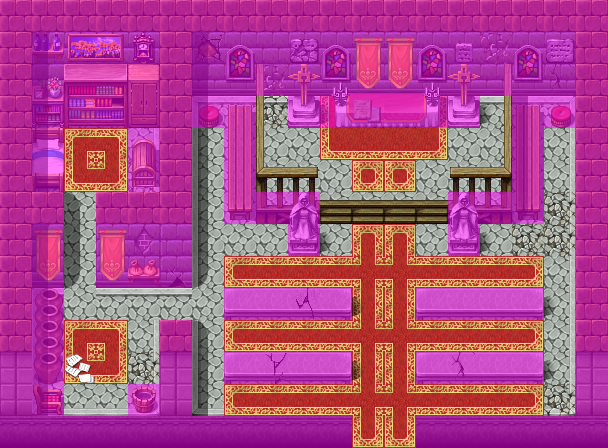

A 2D game scene composited from a Tiled map and its tileset images. What follows is a short description and the map's XML, with each tile layer's data collapsed to a summary:
An orthogonal 19x14 tile map with 32x32 px tiles, 4 tile layers (Ground, Objects, Above, Walkable), 25 tilesets and 5 objects (4x spawn, mapchange).

<map version="1.0" orientation="orthogonal" width="19" height="14" tilewidth="32" tileheight="32">
    <tileset firstgid="1" name="map_44" tilewidth="32" tileheight="32">
        <image source="../drawable/map_44.png" />
    </tileset>
    <tileset firstgid="65" name="map_43" tilewidth="32" tileheight="32">
        <image source="../drawable/map_43.png" />
    </tileset>
    <tileset firstgid="129" name="map_39" tilewidth="32" tileheight="32">
        <image source="../drawable/map_39.png" />
    </tileset>
    <tileset firstgid="193" name="map_23" tilewidth="32" tileheight="32">
        <image source="../drawable/map_23.png" />
    </tileset>
    <tileset firstgid="257" name="map_11" tilewidth="32" tileheight="32">
        <image source="../drawable/map_11.png" />
    </tileset>
    <tileset firstgid="321" name="map_15" tilewidth="32" tileheight="32">
        <image source="../drawable/map_15.png" />
    </tileset>
    <tileset firstgid="385" name="map_28" tilewidth="32" tileheight="32">
        <image source="../drawable/map_28.png" />
    </tileset>
    <tileset firstgid="449" name="map_45" tilewidth="32" tileheight="32">
        <image source="../drawable/map_45.png" />
    </tileset>
    <tileset firstgid="513" name="map_17" tilewidth="32" tileheight="32">
        <image source="../drawable/map_17.png" />
    </tileset>
    <tileset firstgid="577" name="map_21" tilewidth="32" tileheight="32">
        <image source="../drawable/map_21.png" />
    </tileset>
    <tileset firstgid="641" name="map_24" tilewidth="32" tileheight="32">
        <image source="../drawable/map_24.png" />
    </tileset>
    <tileset firstgid="705" name="map_19" tilewidth="32" tileheight="32">
        <image source="../drawable/map_19.png" />
    </tileset>
    <tileset firstgid="769" name="map_25" tilewidth="32" tileheight="32">
        <image source="../drawable/map_25.png" />
    </tileset>
    <tileset firstgid="833" name="map_9" tilewidth="32" tileheight="32">
        <image source="../drawable/map_9.png" />
    </tileset>
    <tileset firstgid="897" name="map_0" tilewidth="32" tileheight="32">
        <image source="../drawable/map_0.png" />
    </tileset>
    <tileset firstgid="961" name="map_12" tilewidth="32" tileheight="32">
        <image source="../drawable/map_12.png" />
    </tileset>
    <tileset firstgid="1025" name="map_5" tilewidth="32" tileheight="32">
        <image source="../drawable/map_5.png" />
    </tileset>
    <tileset firstgid="1089" name="map_3" tilewidth="32" tileheight="32">
        <image source="../drawable/map_3.png" />
    </tileset>
    <tileset firstgid="1153" name="map_7" tilewidth="32" tileheight="32">
        <image source="../drawable/map_7.png" />
    </tileset>
    <tileset firstgid="1217" name="map_10" tilewidth="32" tileheight="32">
        <image source="../drawable/map_10.png" />
    </tileset>
    <tileset firstgid="1281" name="map_14" tilewidth="32" tileheight="32">
        <image source="../drawable/map_14.png" />
    </tileset>
    <tileset firstgid="1345" name="map_16" tilewidth="32" tileheight="32">
        <image source="../drawable/map_16.png" />
    </tileset>
    <tileset firstgid="1409" name="map_1" tilewidth="32" tileheight="32">
        <image source="../drawable/map_1.png" />
    </tileset>
    <tileset firstgid="1473" name="map_2" tilewidth="32" tileheight="32">
        <image source="../drawable/map_2.png" />
    </tileset>
    <tileset firstgid="1537" name="map_8" tilewidth="32" tileheight="32">
        <image source="../drawable/map_8.png" />
    </tileset>
    <layer name="Ground" width="19" height="14">
        <data>[266 cells, 266 non-empty, 37 distinct tile ids]</data>
    </layer>
    <layer name="Objects" width="19" height="14">
        <data>[266 cells, 105 non-empty, 52 distinct tile ids]</data>
    </layer>
    <layer name="Above" width="19" height="14">
        <data>[266 cells, 51 non-empty, 19 distinct tile ids]</data>
    </layer>
    <layer name="Walkable" width="19" height="14">
        <data>[266 cells, 163 non-empty, 1 distinct tile ids]</data>
    </layer>
    <objectgroup name="Mapevents">
        <object name="entrance" type="mapchange" x="352" y="416" width="64" height="32">
            <properties>
                <property name="map" value="stoutford_gate" />
                <property name="place" value="church" />
            </properties>
        </object>
    </objectgroup>
    <objectgroup name="Spawn">
        <object name="tahalendor" type="spawn" x="352" y="128" width="64" height="64">
            <properties>
                <property name="spawngroup" value="tahalendor" />
            </properties>
        </object>
        <object name="stoutford_worshiper" type="spawn" x="224" y="224" width="160" height="192">
            <properties>
                <property name="spawngroup" value="stoutford_worshiper" />
            </properties>
        </object>
        <object name="stoutford_worshiper_1" type="spawn" x="384" y="224" width="160" height="192">
            <properties>
                <property name="spawngroup" value="stoutford_worshiper" />
            </properties>
        </object>
        <object name="yolgen" type="spawn" x="64" y="320" width="64" height="64">
            <properties>
                <property name="spawngroup" value="yolgen" />
            </properties>
        </object>
    </objectgroup>
    <objectgroup name="Keys" />
</map>
